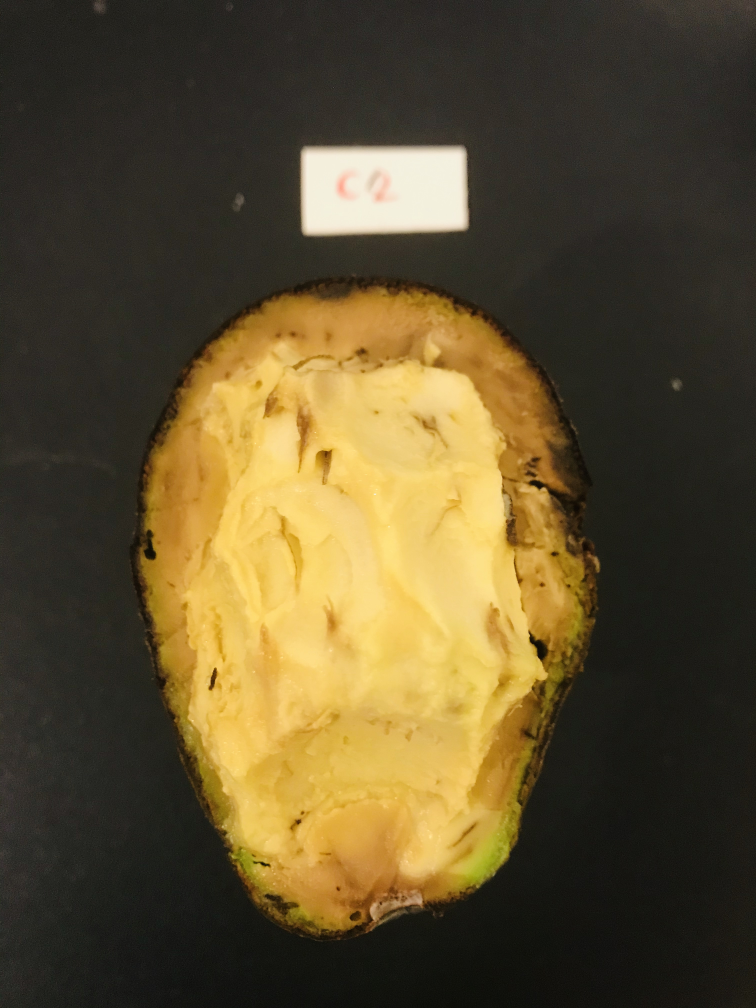
#> input picture data/B/experiment3/c2.jpg, 3024 x 4032 px (shown at 1/4 size)
$ jupyter execute --allow-errors getAvocado.ipynb
#> lines starting #> are read from the running program, lines starting #| are printed output that depends on the picture; after the words box and inside, x2 and y2 are one past the last pixel; in counts of white or black regions, pixels touching at a corner belong together; long printed decimals are rounded
<a href="https://colab.research.google.com/github/jtrobec/mids-w241-fa2020-fp/blob/main/comparingAppleToApple.ipynb" target="_parent"></a>

[cell 1]
import numpy as np
#import matplotlib.pyplot as plt
import cv2

from matplotlib import pyplot as plt

#to import pictures as numpy
import PIL
from PIL import Image

Step 1: Read image. When you read image using cv2, the order of color is BGR (blue, green, red).

[cell 2]
color = cv2.imread('c2.jpg')
#> color is the input picture: shape (4032, 3024, 3); mean B, G, R 47.6, 79.4, 93.2
# img = Image.open('cut/c2.jpg')
# img.size)
#image has three matrixes representing blue, green and red
#(row,column, channel)
print(color.shape)
#| (4032, 3024, 3)


plt.imshow(color)
plt.title('my picture')
plt.show()

|Names | description                         |
|:---: |:---|
|Block | name of the block, `B`, `J` and `N` |
|id    | two digit id which identifies individual subject                    |
| Yi   | 0 if it was control and 1 if it was treatment                       |
| Cafe Noir    | RGB(84,59,35)  |
| Pastel Brown | RGB(132,105,84)  |
| White Coffee | RGB(223,223,212)  |
| June Bud | RGB(165,215,77)  |
| Dark Lemon Lime | RGB(129,190,28)  |
| White           | RGB(255,255,255)  |
| Black           | RGB(0,0,0) |

[LINK](https://www.schemecolor.com/green-with-brown-color-combination.php)

> Apply KNN to clsuter the pixles.
> Remove the ones that are clustered with white and black
> Normalized the ones that are in other groups.
> Compare the composition.

[cell 3]
#source: https://stackoverflow.com/questions/43167867/color-percentage-in-image-python-opencv-using-histogram
img = cv2.imread('c2.jpg')

brown = [132, 105, 84]  # RGB
diff = 20
boundaries = [([brown[2]-diff, brown[1]-diff, brown[0]-diff],
               [brown[2]+diff, brown[1]+diff, brown[0]+diff])]
# in order BGR as opencv represents images as numpy arrays in reverse order

for (lower, upper) in boundaries:
    lower = np.array(lower, dtype=np.uint8)
    upper = np.array(upper, dtype=np.uint8)
    mask = cv2.inRange(img, lower, upper)
    output = cv2.bitwise_and(img, img, mask=mask)

    ratio_brown = cv2.countNonZero(mask)/(img.size/3)
    print('brown pixel percentage:', np.round(ratio_brown*100, 2))
#> this loop made 1 pass
#> ratio_brown on pass 1: 0.000463
#> (printed output is left out)
#> pass 1, `mask = cv2.inRange(img, lower, upper)`:
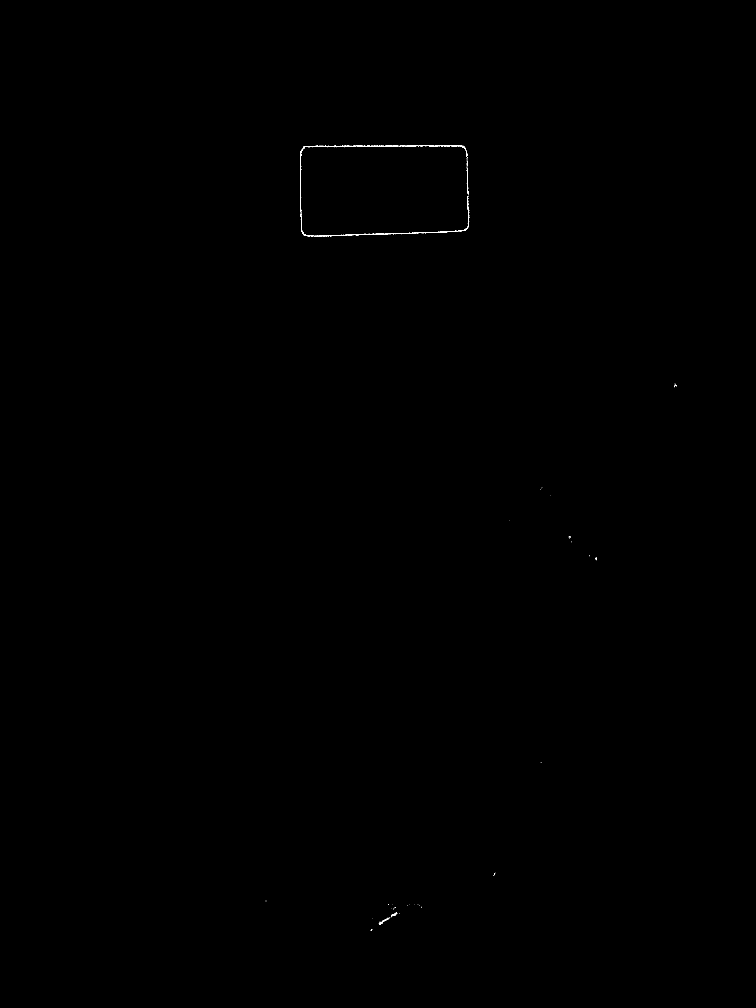
#> mask: shape (4032, 3024) (shown at 1/4 size); 0.05% white; 68 white regions (55 under 20 px), largest, box (x1, y1, x2, y2) and area: (1201, 762, 1877, 946) 2455, (1201, 581, 1620, 644) 1471, (1701, 581, 1870, 635) 553

    #cv2.imshow("images", np.hstack([img, output]))
    #cv2.waitKey(0)

#> (a cell that did not finish here is left out)

[cell 5]
#decompose by color
B,G,R = cv2.split(color)
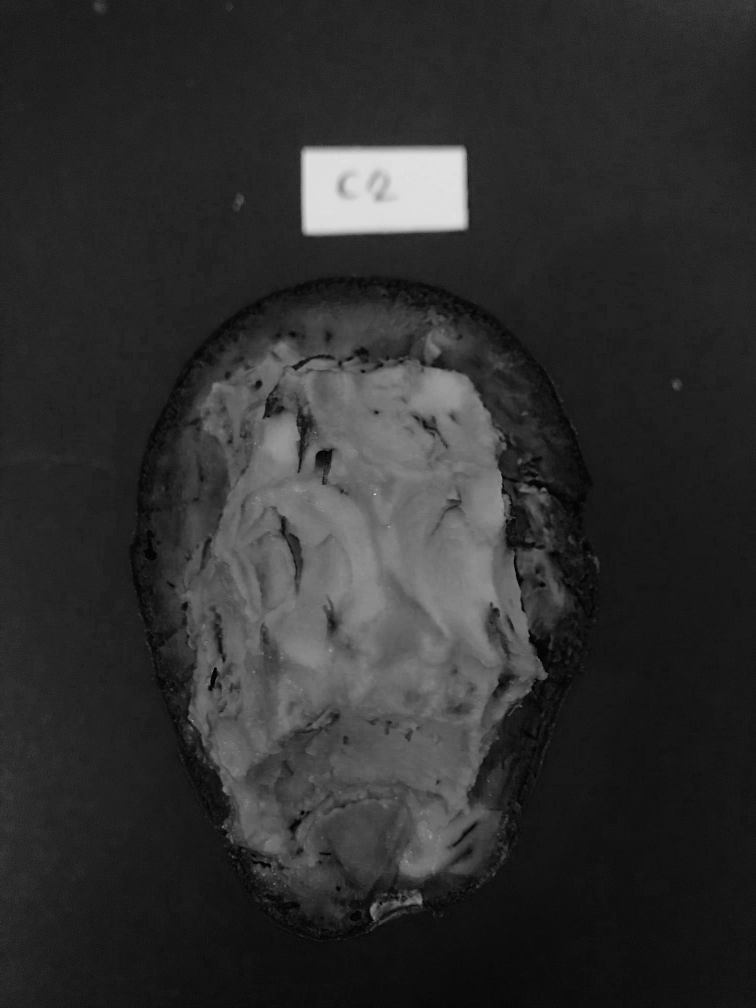
#> B: shape (4032, 3024) (shown at 1/4 size); min 0, max 233, mean 47.6
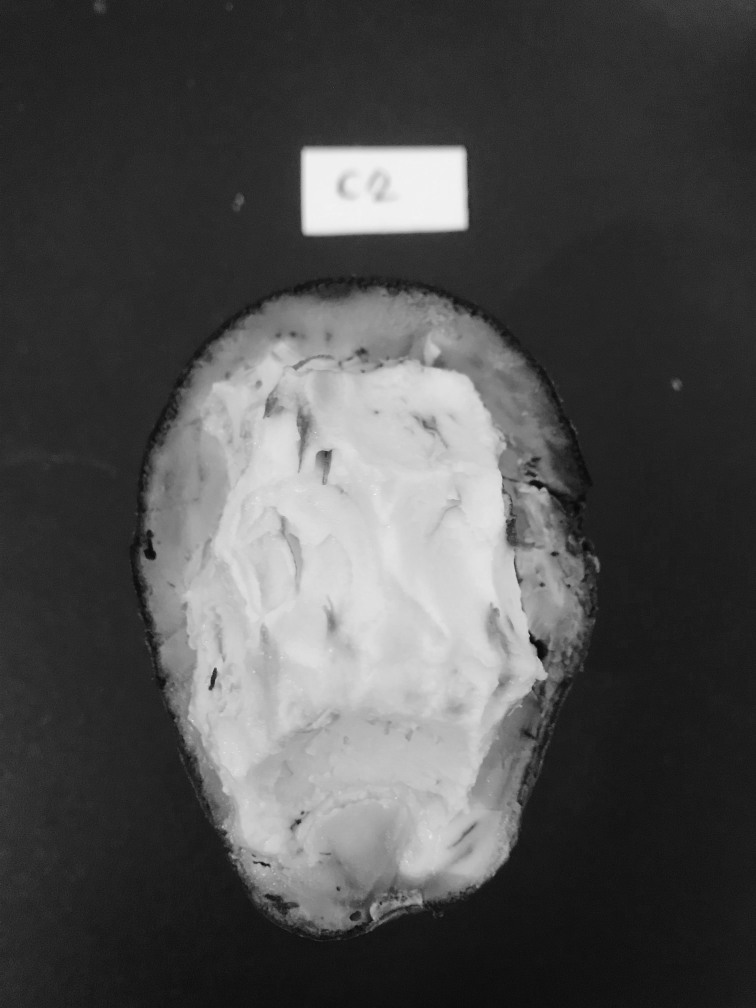
#> G: shape (4032, 3024) (shown at 1/4 size); min 0, max 247, mean 79.4
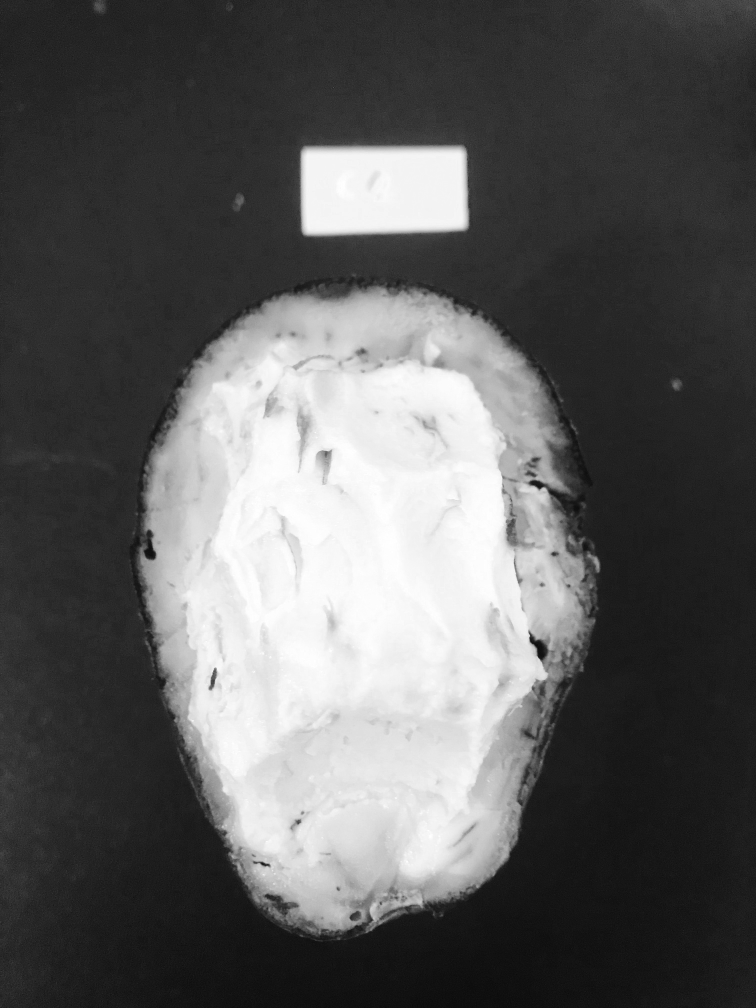
#> R: shape (4032, 3024) (shown at 1/4 size); min 3, max 255, mean 93.2

[cell 6]
#convert it to vector
b = B.flatten()
g = G.flatten()
r = R.flatten()

[cell 7]
#function that will normalize each
# [5 lines left out: function normalize, not called in this run]

[cell 8]
#RGB matrix for each pixle
a1 = np.vstack((b,g,r)).T
a1.shape

[cell 9]
#don't need to normalize
#A1 = np.apply_along_axis(normalize, 1,a1)

[cell 10]
a = np.array((84,59,35))
#> a = [84, 59, 35]
b = np.array((132,105,84))
#> b = [132, 105, 84]
c = np.array((223,223,212))
#> c = [223, 223, 212]
d = np.array((165,215,77))
#> d = [165, 215, 77]
e = np.array((129,190,28))
#> e = [129, 190, 28]
f = np.array((255,255,255))
#> f = [255, 255, 255]
#g = np.array((0,0,0)) black

SCALE = np.column_stack((a,b,c,d,e)).T
#> SCALE = [[84, 59, 35], [132, 105, 84], [223, 223, 212], [165, 215, 77], [129, 190, 28]]
#> (the rest of this cell did not finish here and is left out)

[cell 11]
#contains the color scale in each column
SCALE
#> Out has the same summary as SCALE

[cell 12]
np.argmax(SCALE, axis=1)
#> Out = [0, 0, 0, 1, 1]

#> (a cell that did not finish here is left out)

#> (a cell that did not finish here is left out)

#> (a cell that did not finish here is left out)

[cell 16]
plt.imshow(img)
plt.title('my picture')
plt.show()

[cell 17]
#read in gray scale
gray = cv2.cvtColor(img, cv2.COLOR_BGR2GRAY)

plt.imshow(gray)
plt.title('my picture')
plt.show()

[cell 18]
#getting the blue layer
#select all rows, columns and 0th layer
b = img[:,:,0]

#getting all the green
g = img[:,:,1]

#getting all the red
r = img[:,:,2]

#each of these picture will appear to be grey
#255,255,255 is while so for blue, when there are lots of blue,
#you will see white in blue scale.

plt.imshow(b)

[cell 19]
plt.imshow(g)

[cell 20]
plt.imshow(r)

[cell 21]
plt.imshow(img)

# create color vector

[cell 22]
ib = Image.fromarray(b)
plt.imshow(ib)

## convert the image to array in the same manner
ig = Image.fromarray(g)
ir = Image.fromarray(r)

[cell 23]
ib = Image.fromarray(b)
mb = np.array(ib.convert('L').resize((256,256)))
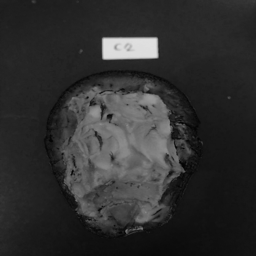
#> mb: shape (256, 256); min 3, max 224, mean 47.6

[cell 24]
#cv2 use bgr, not rgb

mb = np.array(ib.convert('L').resize((256,256)))
mg = np.array(ig.convert('L').resize((256,256)))
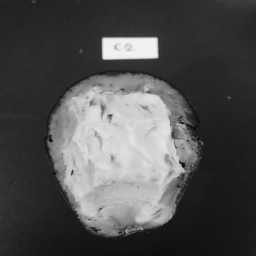
#> mg: shape (256, 256); min 8, max 241, mean 79.4
mr = np.array(ir.convert('L').resize((256,256)))
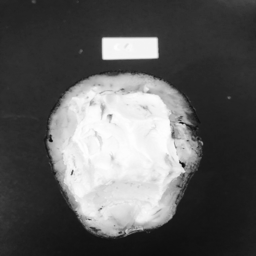
#> mr: shape (256, 256); min 11, max 254, mean 93.2
print(mr.shape)
#| (256, 256)
type(mr)

# Analysis

[cell 25]
#flatten to vector
vb = mb.flatten()
vg = mg.flatten()
vr = mr.flatten()

##
vb = vb.astype(int)
vg = vg.astype(int)
vr = vr.astype(int)

# Reference Vector

|Names | description                         |
|:---: |:---|
|Block | name of the block, `B`, `J` and `N` |
|id    | two digit id which identifies individual subject                    |
| Yi   | 0 if it was control and 1 if it was treatment                       |
| Cafe Noir    | RGB(84,59,35)  |
| Pastel Brown | RGB(132,105,84)  |
| White Coffee | RGB(223,223,212)  |
| June Bud | RGB(165,215,77)  |
| Dark Lemon Lime | RGB(129,190,28)  |
| White           | RGB(255,255,255)  |
| Black           | RGB(0,0,0) |

[cell 26]
256*256

# Create (65536,3) matrix.

- Normalize each row vector (i.e., color code for each pixcel)
- Normalize each color
- project and subtrac, find min.
- The pixcel gets to be classifed as the min.
- Remove white
- calculate percent of each classification.
- save the result |block|subject|Yi|cafe noir|pastel brown|white coffee|June Bud| Dark Lemon Lime| Black|

After saving the resutl, perform the analysis in R.

#> (a cell that did not finish here is left out)

[cell 28]
#small vector
temp = np.array([1, 2, 3])
#> temp = [1, 2, 3]
temp.shape

[cell 29]
#producing the same values as expected
print(np.linalg.norm(temp))
#| 3.742
print(np.sqrt(sum(temp**2)))
#| 3.742
print(np.sqrt(np.dot(temp, temp)))
#| 3.742

[cell 30]
#get the norm
m0_norm = np.sqrt(sum(temp**2))
#> m0_norm = 3.74
c0 = (np.dot(temp,temp)/m0_norm**2)
#> c0 = 1
proj00 = (np.dot(temp, temp)/m0_norm**2)*temp
#> proj00 = [1, 2, 3]
print(round(c0))
#| 1
print(proj00)
#| [1. 2. 3.]

$ run again, with data/B/experiment3/cut/c2.JPG copied over data/B/experiment3/c2.jpg
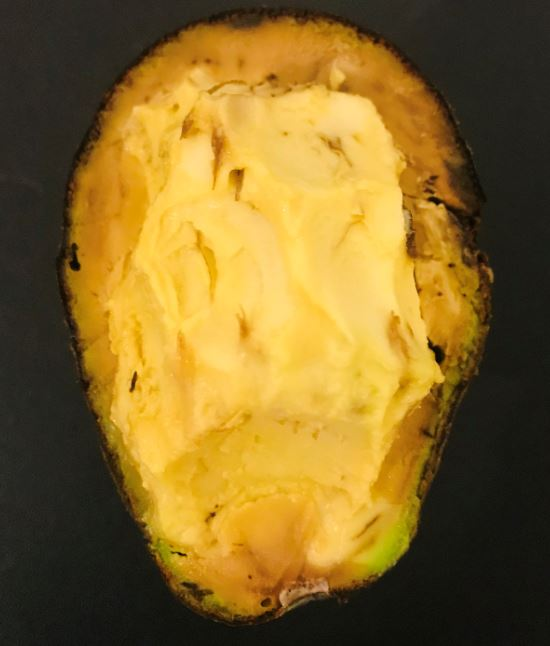
#> input picture data/B/experiment3/cut/c2.JPG, 550 x 646 px
#> color is the input picture: shape (646, 550, 3); mean B, G, R 41, 105.8, 135.1
#| (646, 550, 3)
#> the loop `for (lower, upper) in boundaries:` made 1 pass
#> ratio_brown on pass 1: 5.35e-05
#> (printed output is left out)
#> `B,G,R = cv2.split(color)`:
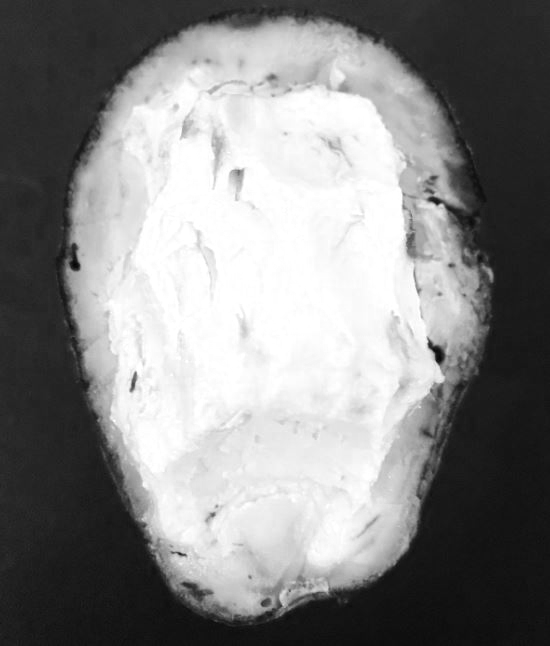
#> R: shape (646, 550); min 3, max 255, mean 135.1
#> a = [84, 59, 35]
#> b = [132, 105, 84]
#> c = [223, 223, 212]
#> d = [165, 215, 77]
#> e = [129, 190, 28]
#> f = [255, 255, 255]
#> SCALE = [[84, 59, 35], [132, 105, 84], [223, 223, 212], [165, 215, 77], [129, 190, 28]]
#> `SCALE`: Out has the same summary as SCALE
#> `np.argmax(SCALE, axis=1)`: Out = [0, 0, 0, 1, 1]
#> `mr = np.array(ir.convert('L').resize((256,256)))`:
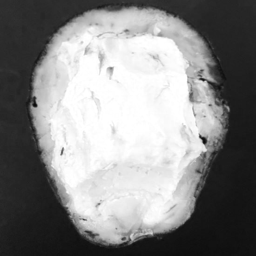
#> mr: shape (256, 256); min 9, max 255, mean 135.1
#| (256, 256)
#> temp = [1, 2, 3]
#| 3.742
#| 3.742
#| 3.742
#> m0_norm = 3.74
#> c0 = 1
#> proj00 = [1, 2, 3]
#| 1
#| [1. 2. 3.]

$ run again, with data/B/experiment3/c10.jpg copied over data/B/experiment3/c2.jpg
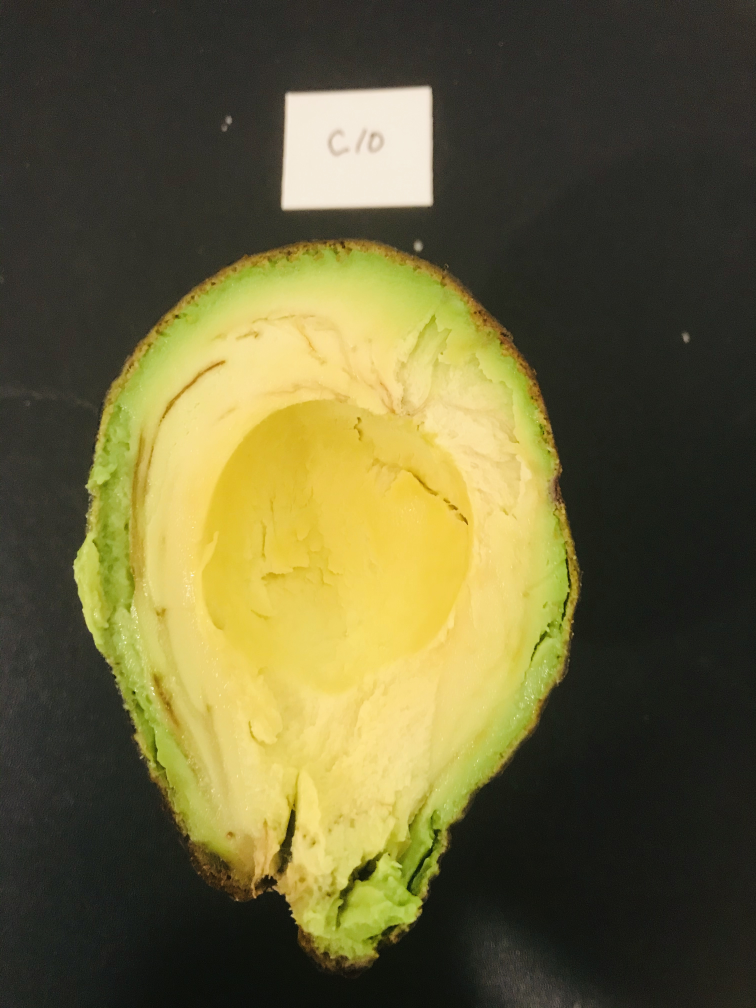
#> input picture data/B/experiment3/c10.jpg, 3024 x 4032 px (shown at 1/4 size)
#> color is the input picture: shape (4032, 3024, 3); mean B, G, R 57, 97.2, 103.1
#| (4032, 3024, 3)
#> the loop `for (lower, upper) in boundaries:` made 1 pass
#> ratio_brown on pass 1: 0.000583
#> (printed output is left out)
#> pass 1, `mask = cv2.inRange(img, lower, upper)`:
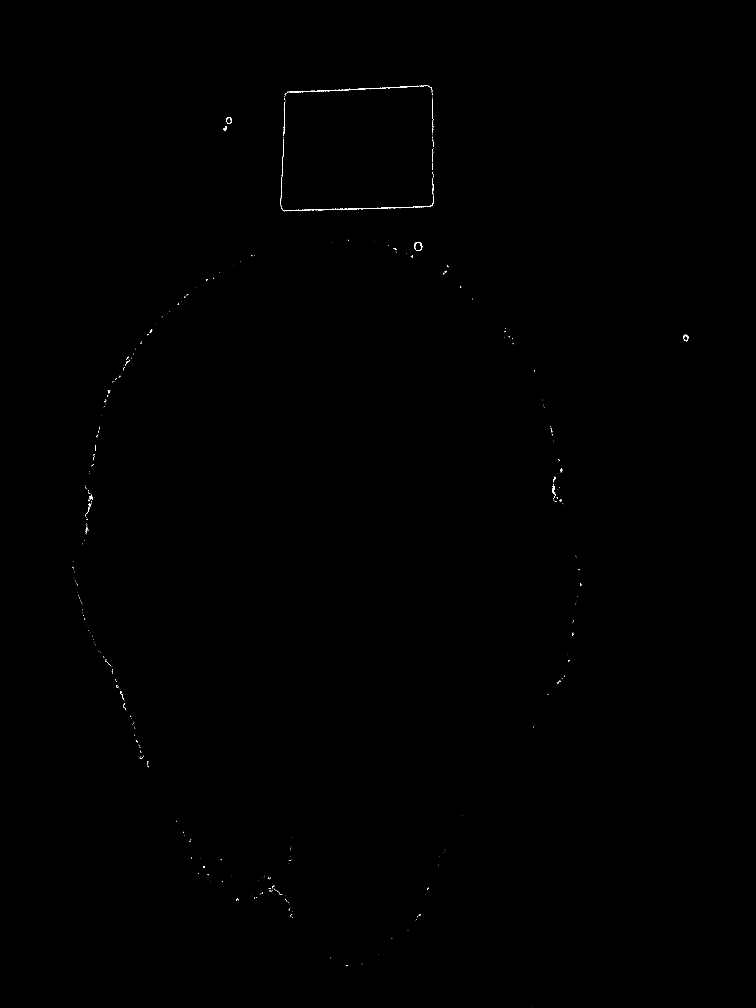
#> mask: shape (4032, 3024) (shown at 1/4 size); 0.06% white in thin lines or dots, all inside (x1, y1, x2, y2) = (290, 342, 2754, 4028)
#> a = [84, 59, 35]
#> b = [132, 105, 84]
#> c = [223, 223, 212]
#> d = [165, 215, 77]
#> e = [129, 190, 28]
#> f = [255, 255, 255]
#> SCALE = [[84, 59, 35], [132, 105, 84], [223, 223, 212], [165, 215, 77], [129, 190, 28]]
#> `SCALE`: Out has the same summary as SCALE
#> `np.argmax(SCALE, axis=1)`: Out = [0, 0, 0, 1, 1]
#> `mr = np.array(ir.convert('L').resize((256,256)))`:
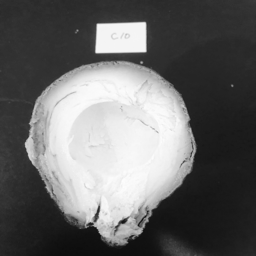
#> mr: shape (256, 256); min 12, max 253, mean 103.1
#| (256, 256)
#> temp = [1, 2, 3]
#| 3.742
#| 3.742
#| 3.742
#> m0_norm = 3.74
#> c0 = 1
#> proj00 = [1, 2, 3]
#| 1
#| [1. 2. 3.]

$ run again, with data/B/experiment3/c11.jpg copied over data/B/experiment3/c2.jpg
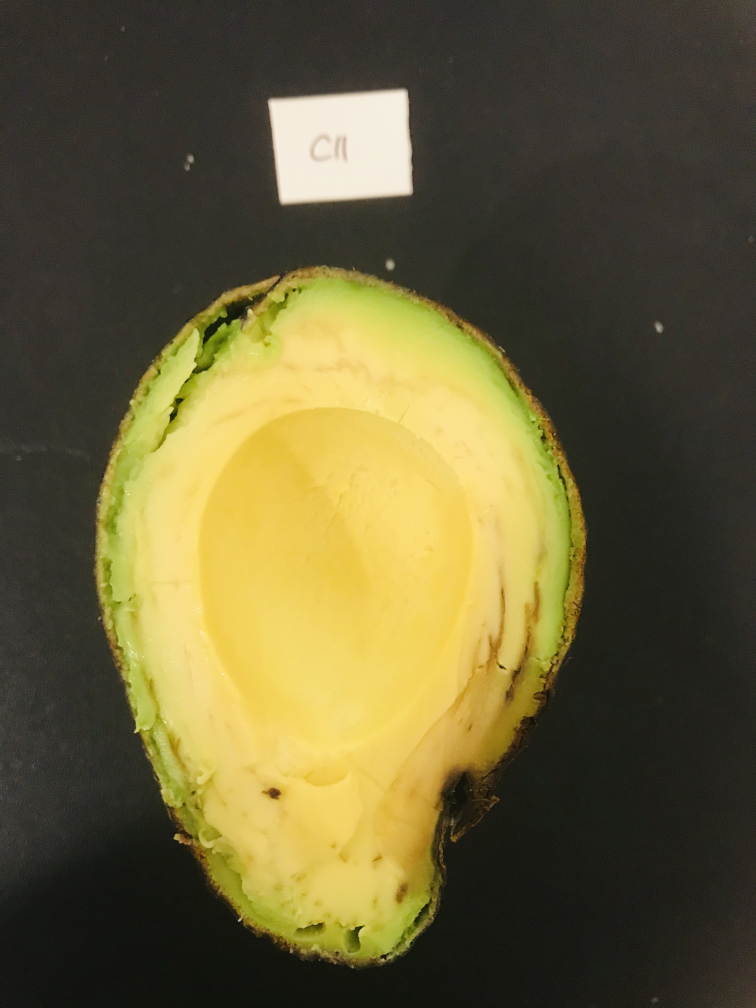
#> input picture data/B/experiment3/c11.jpg, 3024 x 4032 px (shown at 1/4 size)
#> color is the input picture: shape (4032, 3024, 3); mean B, G, R 56.4, 95.1, 103.6
#| (4032, 3024, 3)
#> the loop `for (lower, upper) in boundaries:` made 1 pass
#> ratio_brown on pass 1: 0.00068
#> (printed output is left out)
#> a = [84, 59, 35]
#> b = [132, 105, 84]
#> c = [223, 223, 212]
#> d = [165, 215, 77]
#> e = [129, 190, 28]
#> f = [255, 255, 255]
#> SCALE = [[84, 59, 35], [132, 105, 84], [223, 223, 212], [165, 215, 77], [129, 190, 28]]
#> `SCALE`: Out has the same summary as SCALE
#> `np.argmax(SCALE, axis=1)`: Out = [0, 0, 0, 1, 1]
#> `mr = np.array(ir.convert('L').resize((256,256)))`:
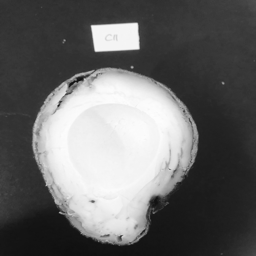
#> mr: shape (256, 256); min 15, max 253, mean 103.6
#| (256, 256)
#> temp = [1, 2, 3]
#| 3.742
#| 3.742
#| 3.742
#> m0_norm = 3.74
#> c0 = 1
#> proj00 = [1, 2, 3]
#| 1
#| [1. 2. 3.]
